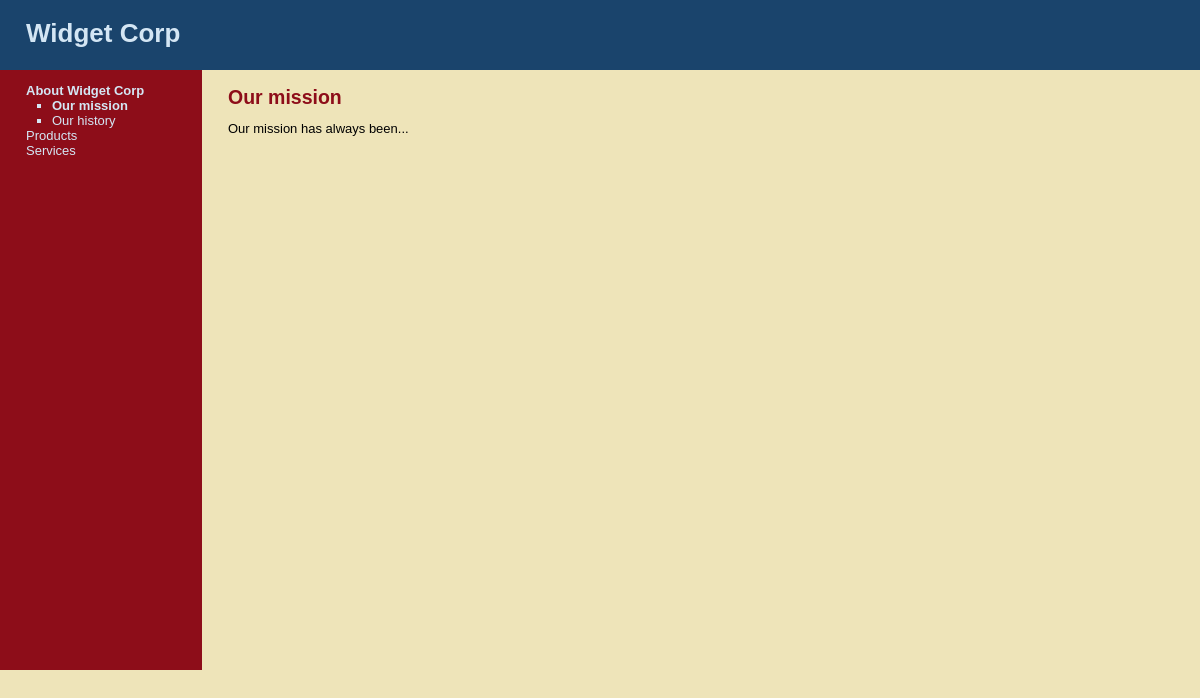
The page /WT9/public/index.php?subject=26 on the database its author committed.
### tables this page shows
CREATE TABLE `subjects` (
  `id` int(11) NOT NULL,
  `menu_name` varchar(30) NOT NULL,
  `position` int(3) NOT NULL,
  `visible` tinyint(1) NOT NULL
);

CREATE TABLE `pages` (
  `id` int(11) NOT NULL,
  `subject_id` int(11) NOT NULL,
  `menu_name` varchar(30) NOT NULL,
  `position` int(3) NOT NULL,
  `visible` tinyint(1) NOT NULL,
  `content` text DEFAULT NULL
);

### WT9/public/index.php (the view, shortened to what this page needs)
<?php require_once("../includes/db_connection.php"); ?>
<?php require_once("../includes/functions.php"); ?>
<?php include("../includes/layouts/header.php"); ?>
<?php find_selected_page(true); ?>
<div id="main">
  <div id="navigation">
		<?php echo public_navigation($current_subject, $current_page); ?>
  </div>
  <div id="page">
		<?php if ($current_page) { ?>
			<h2><?php echo htmlentities($current_page["menu_name"]); ?></h2>
			<?php echo nl2br(htmlentities($current_page["content"])); ?>
		<?php } else { ?>
			<p>Welcome!</p>
		<?php }?>
  </div>
</div>

### WT9/includes/functions.php (shortened to what this page needs)
<?php
	function find_all_subjects($public=true) {
		global $connection;
		$query  = "SELECT * ";
		$query .= "FROM subjects ";
		if ($public) {
			$query .= "WHERE visible = 1 ";
		}
		$query .= "ORDER BY position ASC";
		$subject_set = mysqli_query($connection, $query);
		return $subject_set;
	}
	function find_pages_for_subject($subject_id, $public=true) {
		global $connection;
		$safe_subject_id = mysqli_real_escape_string($connection, $subject_id);
		$query  = "SELECT * ";
		$query .= "FROM pages ";
		$query .= "WHERE subject_id = {$safe_subject_id} ";
		if ($public) {
			$query .= "AND visible = 1 ";
		}
		$query .= "ORDER BY position ASC";
		$page_set = mysqli_query($connection, $query);
		return $page_set;
	}
	function find_subject_by_id($subject_id, $public=true) {
		global $connection;
		$safe_subject_id = mysqli_real_escape_string($connection, $subject_id);
		$query  = "SELECT * ";
		$query .= "FROM subjects ";
		$query .= "WHERE id = {$safe_subject_id} ";
		if ($public) {
			$query .= "AND visible = 1 ";
		}
		$query .= "LIMIT 1";
		$subject_set = mysqli_query($connection, $query);
		if($subject = mysqli_fetch_assoc($subject_set)) {
			return $subject;
		} else {
			return null;
		}
	}
	function find_default_page_for_subject($subject_id) {
		$page_set = find_pages_for_subject($subject_id);
		if($first_page = mysqli_fetch_assoc($page_set)) {
			return $first_page;
		} else {
			return null;
		}
	}
	function find_selected_page($public=false) {
		if (isset($_GET["subject"])) {
			$current_subject = find_subject_by_id($_GET["subject"], $public);
			if ($current_subject && $public) {
				$current_page = find_default_page_for_subject($current_subject["id"]);
			} else {
				$current_page = null;
			}
		} elseif (isset($_GET["page"])) {
			$current_subject = null;
			$current_page = find_page_by_id($_GET["page"], $public);
		} else {
			$current_subject = null;
			$current_page = null;
		}
	}
	function public_navigation($subject_array, $page_array) {
		$output = "<ul class=\"subjects\">";
		$subject_set = find_all_subjects();
		while($subject = mysqli_fetch_assoc($subject_set)) {
			$output .= "<li";
			if ($subject_array && $subject["id"] == $subject_array["id"]) {
				$output .= " class=\"selected\"";
			}
			$output .= ">";
			$output .= "<a href=\"index.php?subject=";
			$output .= urlencode($subject["id"]);
			$output .= "\">";
			$output .= htmlentities($subject["menu_name"]);
			$output .= "</a>";
			if ($subject_array["id"] == $subject["id"] ||
					$page_array["subject_id"] == $subject["id"]) {
				$page_set = find_pages_for_subject($subject["id"]);
				$output .= "<ul class=\"pages\">";
				while($page = mysqli_fetch_assoc($page_set)) {
					$output .= "<li";
					if ($page_array && $page["id"] == $page_array["id"]) {
						$output .= " class=\"selected\"";
					}
					$output .= ">";
					$output .= "<a href=\"index.php?page=";
					$output .= urlencode($page["id"]);
					$output .= "\">";
					$output .= htmlentities($page["menu_name"]);
					$output .= "</a></li>";
				}
				$output .= "</ul>";
			}
			$output .= "</li>";
		}
		$output .= "</ul>";
		return $output;
	}
?>

### WT9/public/stylesheets/public.css (style rules this page uses)
html { height: 100%; width: 100%; }
body { width: 100%; height: 100%; margin: 0; padding: 0; border: 0; font-family: Verdana, Arial, Helvetica, sans-serif; font-size: 13px; line-height: 15px; background: #EEE4B9; }
a { color: #8D0D19; }
#main { height: 600px; width: 100%; margin: 0; padding: 0; background: #EEE4B9; }
#navigation { float: left; width: 150px; height: 100%; margin: 0; padding: 0 2em; color: #D4E6F4; background: #8D0D19; }
#navigation a { color: #D4E6F4; text-decoration: none; }
ul.subjects { margin: 1em 0; padding-left: 0; list-style: none; }
ul.pages { padding-left: 2em; list-style: square; font-weight: normal; }
.selected { font-weight: bold; }
#page { float: left; height: 100%; padding-left: 2em; vertical-align: top; background: #EEE4B9; }
#page h2 { color: #8D0D19; margin-top: 1em; }

### rows shown on the page
subjects: value "About Widget Corp"
pages: value "Our mission", menu_name "Our mission", content "Our mission has always been..."
pages: value "Our history"
subjects: value "Products"
subjects: value "Services"
